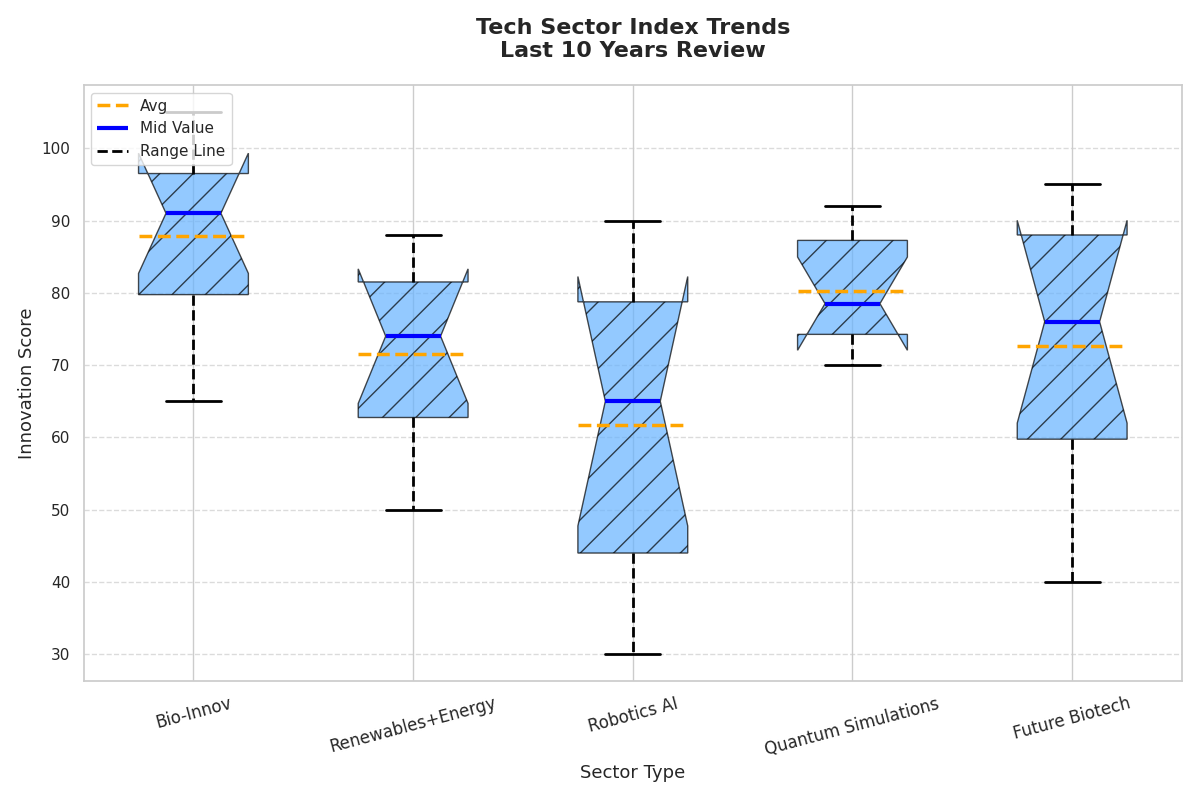

Here is the Python script that generated this plot:
import matplotlib.pyplot as plt
import numpy as np

sectors = ["Bio-Innov", "Renewables+Energy", "Robotics AI", "Quantum Simulations", "Future Biotech"]
innovation_data = [
    # Swap two elements in each list to demonstrate randomness
    [65, 85, 78, 72, 90, 92, 95, 97, 100, 105],  # Swapped indices 1 and 3
    [50, 62, 55, 65, 70, 78, 80, 88, 85, 82],    # Swapped indices 1 and 2, 7 and 9
    [30, 42, 35, 50, 60, 70, 75, 80, 90, 85],    # Swapped indices 1 and 2, 8 and 9
    [72, 70, 74, 75, 77, 80, 88, 85, 90, 92],    # Swapped indices 0 and 1, 6 and 7
    [40, 50, 58, 72, 65, 80, 85, 89, 93, 95],    # Swapped indices 3 and 4
]

fig, ax = plt.subplots(figsize=(12, 8))

bp = ax.boxplot(innovation_data, vert=True, patch_artist=True, 
                notch=True, showmeans=True, meanline=True,
                meanprops=dict(linestyle='--', linewidth=2.5, color='orange'))

single_color = '#66B3FF'
hatch = '/'
for patch in bp['boxes']:
    patch.set(facecolor=single_color, hatch=hatch, alpha=0.7)

for median in bp['medians']:
    median.set(color='blue', linewidth=3)
for whisker in bp['whiskers']:
    whisker.set(color='black', linewidth=2, linestyle='--')
for cap in bp['caps']:
    cap.set(color='black', linewidth=2)

ax.set_title('Tech Sector Index Trends\nLast 10 Years Review', 
             fontsize=16, fontweight='bold', pad=20)
ax.set_xlabel('Sector Type', fontsize=13)
ax.set_ylabel('Innovation Score', fontsize=13)
ax.set_xticks(np.arange(1, len(sectors) + 1))
ax.set_xticklabels(sectors, fontsize=12, rotation=15)

ax.yaxis.grid(True, linestyle='--', alpha=0.7)

boxplot_elements = [bp['means'][0], bp['medians'][0], bp['whiskers'][0]]
ax.legend(boxplot_elements, ['Avg', 'Mid Value', 'Range Line'], loc='upper left')

plt.tight_layout()
plt.show()
